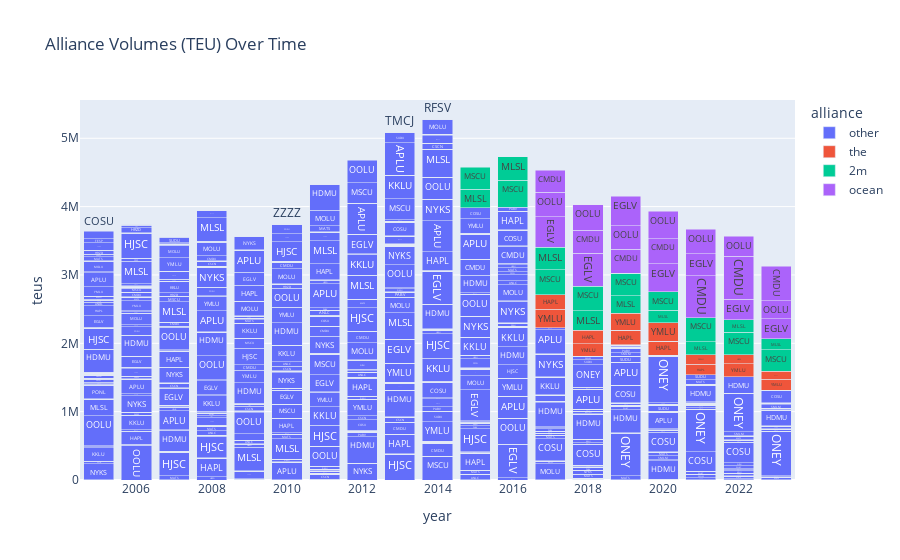

This figure's notebook cell:
### Markdown cell above
## Exploratory Analysis

From publically available documents, we know which carriers are in which alliances over time [timeline graphic]. While much as been written in industry media on the presumed impacts of these alliances, many questions remain unanswered. [lit review?]

### Alliance Volumes Through Time

First, it is worthwhile to inspect the volumes carried by alliance members over time.

### Code cell
df = (
    exports_lf
    #group by alliance, scac, and year
    .group_by('alliance', 'scac', 'year')
    .agg(pl.col('teus').sum())
    .collect()
)

#plot
fig = px.bar(
    df, x='year', y='teus',
    color='alliance', 
    barmode='stack', 
    text='scac', 
    title='Alliance Volumes (TEU) Over Time'
    )

fig.show()

### Figure 1 — Plotly figure (JSON) as saved in the notebook; plotly's stock layout.template omitted (floating-point values rounded to 4 significant figures; data arrays with more than 128 entries replaced by an {"elided": "..."} marker saying what was removed)
{"data": [{"alignmentgroup": "True", "hovertemplate": "alliance=other<br>year=%{x}<br>teus=%{y}<br>scac=%{text}<extra></extra>", "legendgroup": "other", "marker": {"color": "#636efa", "pattern": {"shape": ""}}, "name": "other", "offsetgroup": "other", "orientation": "v", "showlegend": true, "text": {"elided": "3358 str values"}, "textposition": "auto", "type": "bar", "x": {"elided": "3358 int values"}, "xaxis": "x", "y": {"elided": "3358 float values"}, "yaxis": "y"}, {"alignmentgroup": "True", "hovertemplate": "alliance=the<br>year=%{x}<br>teus=%{y}<br>scac=%{text}<extra></extra>", "legendgroup": "the", "marker": {"color": "#EF553B", "pattern": {"shape": ""}}, "name": "the", "offsetgroup": "the", "orientation": "v", "showlegend": true, "text": ["YMLU", "YMLU", "HAPL", "HAPL", "HAPL", "YMLU", "HAPL", "YMLU", "OCWA", "HAPL", "HAPL", "OCWA", "HAPL", "OCWA", "YMLU", "YMLU", "YMLU"], "textposition": "auto", "type": "bar", "x": [2022, 2017, 2017, 2021, 2022, 2023, 2019, 2018, 2019, 2023, 2020, 2017, 2018, 2020, 2020, 2021, 2019], "xaxis": "x", "y": [185800.0, 270900.0, 209900.0, 149300.0, 131500.0, 166700.0, 206700.0, 184300.0, 4.514, 112200.0, 205300.0, 18.06, 194400.0, 4.514, 269800.0, 139400.0, 255200.0], "yaxis": "y"}, {"alignmentgroup": "True", "hovertemplate": "alliance=2m<br>year=%{x}<br>teus=%{y}<br>scac=%{text}<extra></extra>", "legendgroup": "2m", "marker": {"color": "#00cc96", "pattern": {"shape": ""}}, "name": "2m", "offsetgroup": "2m", "orientation": "v", "showlegend": true, "text": ["MLSL", "MSCU", "MLSL", "MSCU", "MSCU", "MSCU", "MLSL", "MSCU", "MLSL", "MLSL", "MLSL", "MSCU", "MLSL", "MSCU", "MLSL", "MSCU", "MSCU", "MLSL"], "textposition": "auto", "type": "bar", "x": [2018, 2016, 2015, 2022, 2023, 2017, 2020, 2015, 2016, 2019, 2023, 2019, 2021, 2020, 2022, 2018, 2021, 2017], "xaxis": "x", "y": [290200.0, 394300.0, 275100.0, 333400.0, 315500.0, 365000.0, 180000.0, 321200.0, 349300.0, 251900.0, 162400.0, 333500.0, 190900.0, 273700.0, 181900.0, 358400.0, 354600.0, 332100.0], "yaxis": "y"}, {"alignmentgroup": "True", "hovertemplate": "alliance=ocean<br>year=%{x}<br>teus=%{y}<br>scac=%{text}<extra></extra>", "legendgroup": "ocean", "marker": {"color": "#ab63fa", "pattern": {"shape": ""}}, "name": "ocean", "offsetgroup": "ocean", "orientation": "v", "showlegend": true, "text": ["EGLV", "EGLV", "EGLV", "CMDU", "EGLV", "EGLV", "OOLU", "CQSQ", "CMDU", "CMDU", "OOLU", "CQSQ", "OOLU", "EGLV", "CMDU", "CMDU", "OOLU", "OOLU", "OOLU", "CMDU", "OOLU", "EGLV", "CMDU"], "textposition": "auto", "type": "bar", "x": [2017, 2018, 2020, 2021, 2021, 2022, 2017, 2019, 2022, 2020, 2021, 2020, 2022, 2023, 2018, 2019, 2023, 2018, 2020, 2023, 2019, 2019, 2017], "xaxis": "x", "y": [446000.0, 483000.0, 403456, 608800.0, 326800.0, 303300.0, 360400.0, 4.514, 625400.0, 370700.0, 354300.0, 4.514, 296300.0, 290800.0, 336500.0, 346200.0, 267000.0, 368500.0, 400900.0, 505400.0, 347100.0, 433600.0, 316500.0], "yaxis": "y"}], "layout": {"barmode": "stack", "legend": {"title": {"text": "alliance"}, "tracegroupgap": 0}, "title": {"text": "Alliance Volumes (TEU) Over Time"}, "xaxis": {"anchor": "y", "domain": [0, 1], "title": {"text": "year"}}, "yaxis": {"anchor": "x", "domain": [0, 1], "title": {"text": "teus"}}}}
